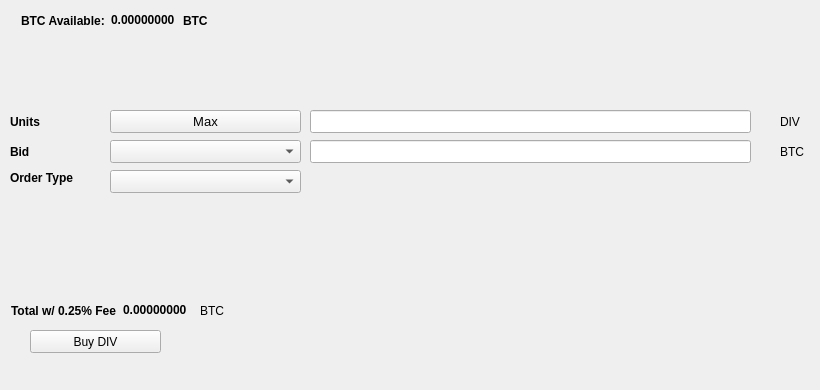
   <widget class="QWidget" name="BuyTab">
    <attribute name="title">
     <string>Buy</string>
    </attribute>
    <widget class="QPushButton" name="BuyDIV">
     <property name="geometry">
      <rect>
       <x>30</x>
       <y>330</y>
       <width>131</width>
       <height>23</height>
      </rect>
     </property>
     <property name="text">
      <string>Buy DIV</string>
     </property>
     <property name="icon">
      <iconset resource="../slashdash.qrc">
       <normaloff>:/icons/bitcoin</normaloff>:/icons/bitcoin</iconset>
     </property>
    </widget>
    <widget class="QLabel" name="label_3">
     <property name="geometry">
      <rect>
       <x>10</x>
       <y>110</y>
       <width>46</width>
       <height>23</height>
      </rect>
     </property>
     <property name="font">
      <font>
       <weight>75</weight>
       <bold>true</bold>
      </font>
     </property>
     <property name="text">
      <string>Units</string>
     </property>
    </widget>
    <widget class="QLineEdit" name="UnitsInput">
     <property name="geometry">
      <rect>
       <x>310</x>
       <y>110</y>
       <width>441</width>
       <height>23</height>
      </rect>
     </property>
     <property name="font">
      <font>
       <pointsize>9</pointsize>
       <weight>75</weight>
       <bold>true</bold>
      </font>
     </property>
    </widget>
    <widget class="QLineEdit" name="BuyBidPriceEdit">
     <property name="geometry">
      <rect>
       <x>310</x>
       <y>140</y>
       <width>441</width>
       <height>23</height>
      </rect>
     </property>
     <property name="font">
      <font>
       <pointsize>9</pointsize>
       <weight>75</weight>
       <bold>true</bold>
      </font>
     </property>
    </widget>
    <widget class="QLabel" name="label_4">
     <property name="geometry">
      <rect>
       <x>780</x>
       <y>110</y>
       <width>31</width>
       <height>23</height>
      </rect>
     </property>
     <property name="text">
      <string>DIV</string>
     </property>
    </widget>
    <widget class="QLabel" name="label_5">
     <property name="geometry">
      <rect>
       <x>780</x>
       <y>140</y>
       <width>31</width>
       <height>23</height>
      </rect>
     </property>
     <property name="text">
      <string>BTC</string>
     </property>
    </widget>
    <widget class="QLabel" name="label_6">
     <property name="geometry">
      <rect>
       <x>10</x>
       <y>140</y>
       <width>46</width>
       <height>23</height>
      </rect>
     </property>
     <property name="font">
      <font>
       <weight>75</weight>
       <bold>true</bold>
      </font>
     </property>
     <property name="text">
      <string>Bid</string>
     </property>
    </widget>
    <widget class="QLabel" name="label_7">
     <property name="geometry">
      <rect>
       <x>10</x>
       <y>170</y>
       <width>91</width>
       <height>16</height>
      </rect>
     </property>
     <property name="font">
      <font>
       <weight>75</weight>
       <bold>true</bold>
      </font>
     </property>
     <property name="text">
      <string>Order Type</string>
     </property>
    </widget>
    <widget class="QPushButton" name="Buy_Max_Amount">
     <property name="geometry">
      <rect>
       <x>110</x>
       <y>110</y>
       <width>191</width>
       <height>23</height>
      </rect>
     </property>
     <property name="font">
      <font>
       <pointsize>10</pointsize>
      </font>
     </property>
     <property name="text">
      <string>Max</string>
     </property>
    </widget>
    <widget class="QComboBox" name="BuyBidcomboBox">
     <property name="geometry">
      <rect>
       <x>110</x>
       <y>140</y>
       <width>191</width>
       <height>23</height>
      </rect>
     </property>
     <property name="font">
      <font>
       <pointsize>10</pointsize>
      </font>
     </property>
    </widget>
    <widget class="QComboBox" name="buyOrdertypeCombo">
     <property name="geometry">
      <rect>
       <x>110</x>
       <y>170</y>
       <width>191</width>
       <height>23</height>
      </rect>
     </property>
     <property name="font">
      <font>
       <pointsize>10</pointsize>
      </font>
     </property>
    </widget>
    <widget class="QWidget" name="layoutWidget1">
     <property name="geometry">
      <rect>
       <x>21</x>
       <y>11</y>
       <width>227</width>
       <height>19</height>
      </rect>
     </property>
     <layout class="QHBoxLayout" name="horizontalLayout_3">
      <item>
       <widget class="QLabel" name="label232">
        <property name="font">
         <font>
          <weight>75</weight>
          <bold>true</bold>
         </font>
        </property>
        <property name="text">
         <string>BTC Available:</string>
        </property>
       </widget>
      </item>
      <item>
       <widget class="QLabel" name="BtcAvailableLbl">
        <property name="palette">
         <palette>
          <active>
           <colorrole role="WindowText">
            <brush brushstyle="SolidPattern">
             <color alpha="255">
              <red>0</red>
              <green>0</green>
              <blue>0</blue>
             </color>
            </brush>
           </colorrole>
           <colorrole role="Button">
            <brush brushstyle="SolidPattern">
             <color alpha="255">
              <red>0</red>
              <green>170</green>
              <blue>0</blue>
             </color>
            </brush>
           </colorrole>
           <colorrole role="Light">
            <brush brushstyle="SolidPattern">
             <color alpha="255">
              <red>0</red>
              <green>255</green>
              <blue>0</blue>
             </color>
            </brush>
           </colorrole>
           <colorrole role="Midlight">
            <brush brushstyle="SolidPattern">
             <color alpha="255">
              <red>0</red>
              <green>212</green>
              <blue>0</blue>
             </color>
            </brush>
           </colorrole>
           <colorrole role="Dark">
            <brush brushstyle="SolidPattern">
             <color alpha="255">
              <red>0</red>
              <green>85</green>
              <blue>0</blue>
             </color>
            </brush>
           </colorrole>
           <colorrole role="Mid">
            <brush brushstyle="SolidPattern">
             <color alpha="255">
              <red>0</red>
              <green>113</green>
              <blue>0</blue>
             </color>
            </brush>
           </colorrole>
           <colorrole role="Text">
            <brush brushstyle="SolidPattern">
             <color alpha="255">
              <red>0</red>
              <green>170</green>
              <blue>0</blue>
             </color>
            </brush>
           </colorrole>
           <colorrole role="BrightText">
            <brush brushstyle="SolidPattern">
             <color alpha="255">
              <red>255</red>
              <green>255</green>
              <blue>255</blue>
             </color>
            </brush>
           </colorrole>
           <colorrole role="ButtonText">
            <brush brushstyle="SolidPattern">
             <color alpha="255">
              <red>0</red>
              <green>0</green>
              <blue>0</blue>
             </color>
            </brush>
           </colorrole>
           <colorrole role="Base">
            <brush brushstyle="SolidPattern">
             <color alpha="255">
              <red>255</red>
              <green>255</green>
              <blue>255</blue>
             </color>
            </brush>
           </colorrole>
           <colorrole role="Window">
            <brush brushstyle="SolidPattern">
             <color alpha="255">
              <red>0</red>
              <green>170</green>
              <blue>0</blue>
             </color>
            </brush>
           </colorrole>
           <colorrole role="Shadow">
            <brush brushstyle="SolidPattern">
             <color alpha="255">
              <red>0</red>
              <green>0</green>
              <blue>0</blue>
             </color>
            </brush>
           </colorrole>
           <colorrole role="AlternateBase">
            <brush brushstyle="SolidPattern">
             <color alpha="255">
              <red>127</red>
              <green>212</green>
              <blue>127</blue>
             </color>
            </brush>
           </colorrole>
           <colorrole role="ToolTipBase">
            <brush brushstyle="SolidPattern">
             <color alpha="255">
              <red>255</red>
              <green>255</green>
              <blue>220</blue>
             </color>
            </brush>
           </colorrole>
           <colorrole role="ToolTipText">
            <brush brushstyle="SolidPattern">
             <color alpha="255">
              <red>0</red>
              <green>0</green>
              <blue>0</blue>
             </color>
            </brush>
           </colorrole>
          </active>
          <inactive>
           <colorrole role="WindowText">
            <brush brushstyle="SolidPattern">
             <color alpha="255">
              <red>0</red>
              <green>0</green>
              <blue>0</blue>
             </color>
            </brush>
           </colorrole>
           <colorrole role="Button">
            <brush brushstyle="SolidPattern">
             <color alpha="255">
              <red>0</red>
              <green>170</green>
              <blue>0</blue>
             </color>
            </brush>
           </colorrole>
           <colorrole role="Light">
            <brush brushstyle="SolidPattern">
             <color alpha="255">
              <red>0</red>
              <green>255</green>
              <blue>0</blue>
             </color>
            </brush>
           </colorrole>
           <colorrole role="Midlight">
            <brush brushstyle="SolidPattern">
             <color alpha="255">
              <red>0</red>
              <green>212</green>
              <blue>0</blue>
             </color>
            </brush>
           </colorrole>
           <colorrole role="Dark">
            <brush brushstyle="SolidPattern">
             <color alpha="255">
              <red>0</red>
              <green>85</green>
              <blue>0</blue>
             </color>
            </brush>
           </colorrole>
           <colorrole role="Mid">
            <brush brushstyle="SolidPattern">
             <color alpha="255">
              <red>0</red>
              <green>113</green>
              <blue>0</blue>
             </color>
            </brush>
           </colorrole>
           <colorrole role="Text">
            <brush brushstyle="SolidPattern">
             <color alpha="255">
              <red>0</red>
              <green>170</green>
              <blue>0</blue>
             </color>
            </brush>
           </colorrole>
           <colorrole role="BrightText">
            <brush brushstyle="SolidPattern">
             <color alpha="255">
              <red>255</red>
              <green>255</green>
              <blue>255</blue>
             </color>
            </brush>
           </colorrole>
           <colorrole role="ButtonText">
            <brush brushstyle="SolidPattern">
             <color alpha="255">
              <red>0</red>
              <green>0</green>
              <blue>0</blue>
             </color>
            </brush>
           </colorrole>
           <colorrole role="Base">
            <brush brushstyle="SolidPattern">
             <color alpha="255">
              <red>255</red>
              <green>255</green>
              <blue>255</blue>
             </color>
            </brush>
           </colorrole>
           <colorrole role="Window">
            <brush brushstyle="SolidPattern">
             <color alpha="255">
              <red>0</red>
              <green>170</green>
              <blue>0</blue>
             </color>
            </brush>
           </colorrole>
           <colorrole role="Shadow">
            <brush brushstyle="SolidPattern">
             <color alpha="255">
              <red>0</red>
              <green>0</green>
              <blue>0</blue>
             </color>
            </brush>
           </colorrole>
           <colorrole role="AlternateBase">
            <brush brushstyle="SolidPattern">
             <color alpha="255">
              <red>127</red>
              <green>212</green>
              <blue>127</blue>
             </color>
            </brush>
           </colorrole>
           <colorrole role="ToolTipBase">
            <brush brushstyle="SolidPattern">
             <color alpha="255">
              <red>255</red>
              <green>255</green>
              <blue>220</blue>
             </color>
            </brush>
           </colorrole>
           <colorrole role="ToolTipText">
            <brush brushstyle="SolidPattern">
             <color alpha="255">
              <red>0</red>
              <green>0</green>
              <blue>0</blue>
             </color>
            </brush>
           </colorrole>
          </inactive>
          <disabled>
           <colorrole role="WindowText">
            <brush brushstyle="SolidPattern">
             <color alpha="255">
              <red>0</red>
              <green>85</green>
              <blue>0</blue>
             </color>
            </brush>
           </colorrole>
           <colorrole role="Button">
            <brush brushstyle="SolidPattern">
             <color alpha="255">
              <red>0</red>
              <green>170</green>
              <blue>0</blue>
             </color>
            </brush>
           </colorrole>
           <colorrole role="Light">
            <brush brushstyle="SolidPattern">
             <color alpha="255">
              <red>0</red>
              <green>255</green>
              <blue>0</blue>
             </color>
            </brush>
           </colorrole>
           <colorrole role="Midlight">
            <brush brushstyle="SolidPattern">
             <color alpha="255">
              <red>0</red>
              <green>212</green>
              <blue>0</blue>
             </color>
            </brush>
           </colorrole>
           <colorrole role="Dark">
            <brush brushstyle="SolidPattern">
             <color alpha="255">
              <red>0</red>
              <green>85</green>
              <blue>0</blue>
             </color>
            </brush>
           </colorrole>
           <colorrole role="Mid">
            <brush brushstyle="SolidPattern">
             <color alpha="255">
              <red>0</red>
              <green>113</green>
              <blue>0</blue>
             </color>
            </brush>
           </colorrole>
           <colorrole role="Text">
            <brush brushstyle="SolidPattern">
             <color alpha="255">
              <red>0</red>
              <green>85</green>
              <blue>0</blue>
             </color>
            </brush>
           </colorrole>
           <colorrole role="BrightText">
            <brush brushstyle="SolidPattern">
             <color alpha="255">
              <red>255</red>
              <green>255</green>
              <blue>255</blue>
             </color>
            </brush>
           </colorrole>
           <colorrole role="ButtonText">
            <brush brushstyle="SolidPattern">
             <color alpha="255">
              <red>0</red>
              <green>85</green>
              <blue>0</blue>
             </color>
            </brush>
           </colorrole>
           <colorrole role="Base">
            <brush brushstyle="SolidPattern">
             <color alpha="255">
              <red>0</red>
              <green>170</green>
              <blue>0</blue>
             </color>
            </brush>
           </colorrole>
           <colorrole role="Window">
            <brush brushstyle="SolidPattern">
             <color alpha="255">
              <red>0</red>
              <green>170</green>
              <blue>0</blue>
             </color>
            </brush>
           </colorrole>
           <colorrole role="Shadow">
            <brush brushstyle="SolidPattern">
             <color alpha="255">
              <red>0</red>
              <green>0</green>
              <blue>0</blue>
             </color>
            </brush>
           </colorrole>
           <colorrole role="AlternateBase">
            <brush brushstyle="SolidPattern">
             <color alpha="255">
              <red>0</red>
              <green>170</green>
              <blue>0</blue>
             </color>
            </brush>
           </colorrole>
           <colorrole role="ToolTipBase">
            <brush brushstyle="SolidPattern">
             <color alpha="255">
              <red>255</red>
              <green>255</green>
              <blue>220</blue>
             </color>
            </brush>
           </colorrole>
           <colorrole role="ToolTipText">
            <brush brushstyle="SolidPattern">
             <color alpha="255">
              <red>0</red>
              <green>0</green>
              <blue>0</blue>
             </color>
            </brush>
           </colorrole>
          </disabled>
         </palette>
        </property>
        <property name="font">
         <font>
          <weight>75</weight>
          <bold>true</bold>
         </font>
        </property>
        <property name="text">
         <string>0.00000000</string>
        </property>
        <property name="textInteractionFlags">
         <set>Qt::LinksAccessibleByMouse|Qt::TextSelectableByKeyboard|Qt::TextSelectableByMouse</set>
        </property>
       </widget>
      </item>
      <item>
       <widget class="QLabel" name="BtcAvailableLbl_2">
        <property name="font">
         <font>
          <weight>75</weight>
          <bold>true</bold>
         </font>
        </property>
        <property name="text">
         <string>BTC</string>
        </property>
       </widget>
      </item>
     </layout>
    </widget>
    <widget class="QWidget" name="layoutWidge2">
     <property name="geometry">
      <rect>
       <x>11</x>
       <y>301</y>
       <width>259</width>
       <height>19</height>
      </rect>
     </property>
     <layout class="QHBoxLayout" name="horizontalLayout_4">
      <item>
       <widget class="QLabel" name="label_9">
        <property name="font">
         <font>
          <weight>75</weight>
          <bold>true</bold>
         </font>
        </property>
        <property name="text">
         <string>Total w/ 0.25% Fee</string>
        </property>
       </widget>
      </item>
      <item>
       <widget class="QLabel" name="BuyCostLabel">
        <property name="palette">
         <palette>
          <active>
           <colorrole role="WindowText">
            <brush brushstyle="SolidPattern">
             <color alpha="255">
              <red>0</red>
              <green>0</green>
              <blue>0</blue>
             </color>
            </brush>
           </colorrole>
           <colorrole role="Button">
            <brush brushstyle="SolidPattern">
             <color alpha="255">
              <red>0</red>
              <green>170</green>
              <blue>0</blue>
             </color>
            </brush>
           </colorrole>
           <colorrole role="Light">
            <brush brushstyle="SolidPattern">
             <color alpha="255">
              <red>0</red>
              <green>255</green>
              <blue>0</blue>
             </color>
            </brush>
           </colorrole>
           <colorrole role="Midlight">
            <brush brushstyle="SolidPattern">
             <color alpha="255">
              <red>0</red>
              <green>212</green>
              <blue>0</blue>
             </color>
            </brush>
           </colorrole>
           <colorrole role="Dark">
            <brush brushstyle="SolidPattern">
             <color alpha="255">
              <red>0</red>
              <green>85</green>
              <blue>0</blue>
             </color>
            </brush>
           </colorrole>
           <colorrole role="Mid">
            <brush brushstyle="SolidPattern">
             <color alpha="255">
              <red>0</red>
              <green>113</green>
              <blue>0</blue>
             </color>
            </brush>
           </colorrole>
           <colorrole role="Text">
            <brush brushstyle="SolidPattern">
             <color alpha="255">
              <red>0</red>
              <green>170</green>
              <blue>0</blue>
             </color>
            </brush>
           </colorrole>
           <colorrole role="BrightText">
            <brush brushstyle="SolidPattern">
             <color alpha="255">
              <red>255</red>
              <green>255</green>
              <blue>255</blue>
             </color>
            </brush>
           </colorrole>
           <colorrole role="ButtonText">
            <brush brushstyle="SolidPattern">
             <color alpha="255">
              <red>0</red>
              <green>0</green>
              <blue>0</blue>
             </color>
            </brush>
           </colorrole>
           <colorrole role="Base">
            <brush brushstyle="SolidPattern">
             <color alpha="255">
              <red>255</red>
              <green>255</green>
              <blue>255</blue>
             </color>
            </brush>
           </colorrole>
           <colorrole role="Window">
            <brush brushstyle="SolidPattern">
             <color alpha="255">
              <red>0</red>
              <green>170</green>
              <blue>0</blue>
             </color>
            </brush>
           </colorrole>
           <colorrole role="Shadow">
            <brush brushstyle="SolidPattern">
             <color alpha="255">
              <red>0</red>
              <green>0</green>
              <blue>0</blue>
             </color>
            </brush>
           </colorrole>
           <colorrole role="AlternateBase">
            <brush brushstyle="SolidPattern">
             <color alpha="255">
              <red>127</red>
              <green>212</green>
              <blue>127</blue>
             </color>
            </brush>
           </colorrole>
           <colorrole role="ToolTipBase">
            <brush brushstyle="SolidPattern">
             <color alpha="255">
              <red>255</red>
              <green>255</green>
              <blue>220</blue>
             </color>
            </brush>
           </colorrole>
           <colorrole role="ToolTipText">
            <brush brushstyle="SolidPattern">
             <color alpha="255">
              <red>0</red>
              <green>0</green>
              <blue>0</blue>
             </color>
            </brush>
           </colorrole>
          </active>
          <inactive>
           <colorrole role="WindowText">
            <brush brushstyle="SolidPattern">
             <color alpha="255">
              <red>0</red>
              <green>0</green>
              <blue>0</blue>
             </color>
            </brush>
           </colorrole>
           <colorrole role="Button">
            <brush brushstyle="SolidPattern">
             <color alpha="255">
              <red>0</red>
              <green>170</green>
              <blue>0</blue>
             </color>
            </brush>
           </colorrole>
           <colorrole role="Light">
            <brush brushstyle="SolidPattern">
             <color alpha="255">
              <red>0</red>
              <green>255</green>
              <blue>0</blue>
             </color>
            </brush>
           </colorrole>
           <colorrole role="Midlight">
            <brush brushstyle="SolidPattern">
             <color alpha="255">
              <red>0</red>
              <green>212</green>
              <blue>0</blue>
             </color>
            </brush>
           </colorrole>
           <colorrole role="Dark">
            <brush brushstyle="SolidPattern">
             <color alpha="255">
              <red>0</red>
              <green>85</green>
              <blue>0</blue>
             </color>
            </brush>
           </colorrole>
           <colorrole role="Mid">
            <brush brushstyle="SolidPattern">
             <color alpha="255">
              <red>0</red>
              <green>113</green>
              <blue>0</blue>
             </color>
            </brush>
           </colorrole>
           <colorrole role="Text">
            <brush brushstyle="SolidPattern">
             <color alpha="255">
              <red>0</red>
              <green>170</green>
              <blue>0</blue>
             </color>
            </brush>
           </colorrole>
           <colorrole role="BrightText">
            <brush brushstyle="SolidPattern">
             <color alpha="255">
              <red>255</red>
              <green>255</green>
              <blue>255</blue>
             </color>
            </brush>
           </colorrole>
           <colorrole role="ButtonText">
            <brush brushstyle="SolidPattern">
             <color alpha="255">
              <red>0</red>
              <green>0</green>
              <blue>0</blue>
             </color>
            </brush>
           </colorrole>
           <colorrole role="Base">
            <brush brushstyle="SolidPattern">
             <color alpha="255">
              <red>255</red>
              <green>255</green>
              <blue>255</blue>
             </color>
            </brush>
           </colorrole>
           <colorrole role="Window">
            <brush brushstyle="SolidPattern">
             <color alpha="255">
              <red>0</red>
              <green>170</green>
              <blue>0</blue>
             </color>
            </brush>
           </colorrole>
           <colorrole role="Shadow">
            <brush brushstyle="SolidPattern">
             <color alpha="255">
              <red>0</red>
              <green>0</green>
              <blue>0</blue>
             </color>
            </brush>
           </colorrole>
           <colorrole role="AlternateBase">
            <brush brushstyle="SolidPattern">
             <color alpha="255">
              <red>127</red>
              <green>212</green>
              <blue>127</blue>
             </color>
            </brush>
           </colorrole>
           <colorrole role="ToolTipBase">
            <brush brushstyle="SolidPattern">
             <color alpha="255">
              <red>255</red>
              <green>255</green>
              <blue>220</blue>
             </color>
            </brush>
           </colorrole>
           <colorrole role="ToolTipText">
            <brush brushstyle="SolidPattern">
             <color alpha="255">
              <red>0</red>
              <green>0</green>
              <blue>0</blue>
             </color>
            </brush>
           </colorrole>
          </inactive>
          <disabled>
           <colorrole role="WindowText">
            <brush brushstyle="SolidPattern">
             <color alpha="255">
              <red>0</red>
              <green>85</green>
              <blue>0</blue>
             </color>
            </brush>
           </colorrole>
           <colorrole role="Button">
            <brush brushstyle="SolidPattern">
             <color alpha="255">
              <red>0</red>
              <green>170</green>
              <blue>0</blue>
             </color>
            </brush>
           </colorrole>
           <colorrole role="Light">
            <brush brushstyle="SolidPattern">
             <color alpha="255">
              <red>0</red>
              <green>255</green>
              <blue>0</blue>
             </color>
            </brush>
           </colorrole>
           <colorrole role="Midlight">
            <brush brushstyle="SolidPattern">
             <color alpha="255">
              <red>0</red>
              <green>212</green>
              <blue>0</blue>
             </color>
            </brush>
           </colorrole>
           <colorrole role="Dark">
            <brush brushstyle="SolidPattern">
             <color alpha="255">
              <red>0</red>
              <green>85</green>
              <blue>0</blue>
             </color>
            </brush>
           </colorrole>
           <colorrole role="Mid">
            <brush brushstyle="SolidPattern">
             <color alpha="255">
              <red>0</red>
              <green>113</green>
              <blue>0</blue>
             </color>
            </brush>
           </colorrole>
           <colorrole role="Text">
            <brush brushstyle="SolidPattern">
             <color alpha="255">
              <red>0</red>
              <green>85</green>
              <blue>0</blue>
             </color>
            </brush>
           </colorrole>
           <colorrole role="BrightText">
            <brush brushstyle="SolidPattern">
             <color alpha="255">
              <red>255</red>
              <green>255</green>
              <blue>255</blue>
             </color>
            </brush>
           </colorrole>
           <colorrole role="ButtonText">
            <brush brushstyle="SolidPattern">
             <color alpha="255">
              <red>0</red>
              <green>85</green>
              <blue>0</blue>
             </color>
            </brush>
           </colorrole>
           <colorrole role="Base">
            <brush brushstyle="SolidPattern">
             <color alpha="255">
              <red>0</red>
              <green>170</green>
              <blue>0</blue>
             </color>
            </brush>
           </colorrole>
           <colorrole role="Window">
            <brush brushstyle="SolidPattern">
             <color alpha="255">
              <red>0</red>
              <green>170</green>
              <blue>0</blue>
             </color>
            </brush>
           </colorrole>
           <colorrole role="Shadow">
            <brush brushstyle="SolidPattern">
             <color alpha="255">
              <red>0</red>
              <green>0</green>
              <blue>0</blue>
             </color>
            </brush>
           </colorrole>
           <colorrole role="AlternateBase">
            <brush brushstyle="SolidPattern">
             <color alpha="255">
              <red>0</red>
              <green>170</green>
              <blue>0</blue>
             </color>
            </brush>
           </colorrole>
           <colorrole role="ToolTipBase">
            <brush brushstyle="SolidPattern">
             <color alpha="255">
              <red>255</red>
              <green>255</green>
              <blue>220</blue>
             </color>
            </brush>
           </colorrole>
           <colorrole role="ToolTipText">
            <brush brushstyle="SolidPattern">
             <color alpha="255">
              <red>0</red>
              <green>0</green>
              <blue>0</blue>
             </color>
            </brush>
           </colorrole>
          </disabled>
         </palette>
        </property>
        <property name="font">
         <font>
          <weight>75</weight>
          <bold>true</bold>
         </font>
        </property>
        <property name="autoFillBackground">
         <bool>false</bool>
        </property>
        <property name="text">
         <string>0.00000000</string>
        </property>
        <property name="textInteractionFlags">
         <set>Qt::LinksAccessibleByMouse|Qt::TextSelectableByMouse</set>
        </property>
       </widget>
      </item>
      <item>
       <widget class="QLabel" name="label_10">
        <property name="font">
         <font>
          <weight>50</weight>
          <bold>false</bold>
         </font>
        </property>
        <property name="text">
         <string>BTC</string>
        </property>
       </widget>
      </item>
     </layout>
    </widget>
    <widget class="QLabel" name="label_24">
     <property name="geometry">
      <rect>
       <x>460</x>
       <y>300</y>
       <width>281</width>
       <height>81</height>
      </rect>
     </property>
     <property name="text">
      <string/>
     </property>
     <property name="pixmap">
      <pixmap>:/images/bittrex</pixmap>
     </property>
    </widget>
   </widget>
